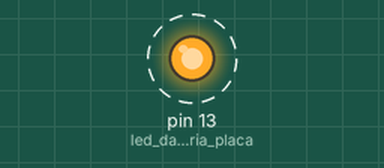
Recording of a sketch running on a simulated Arduino Uno, built with avr-gcc and run on an emulated ATmega328P. Parts: output pins drawn as LEDs (lit = HIGH). Dashed ring = blinking.

Above: at 0.5 s.
Timing chart, 0 to 4.6 s (numbered marks = the images above):
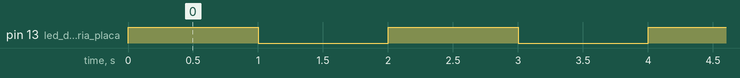

Measured:
- by itself, pin 13 (led_da_própria_placa): alternates HIGH for 1.0 s and LOW for 1.0 s

The sketch:

sketch.ino
```cpp
// C++ code

void setup()
{
  pinMode(LED_BUILTIN, OUTPUT);//led da própria placa
  pinMode (13,OUTPUT); // saida do pino paar led
}

void loop()
{
  digitalWrite(LED_BUILTIN, HIGH); // acender o led da placa
  delay(1000); // tempo aceso do led da placa
  digitalWrite(LED_BUILTIN, LOW); // apagar o led da placa
  delay(1000); // tempo do led apagado
}
```
